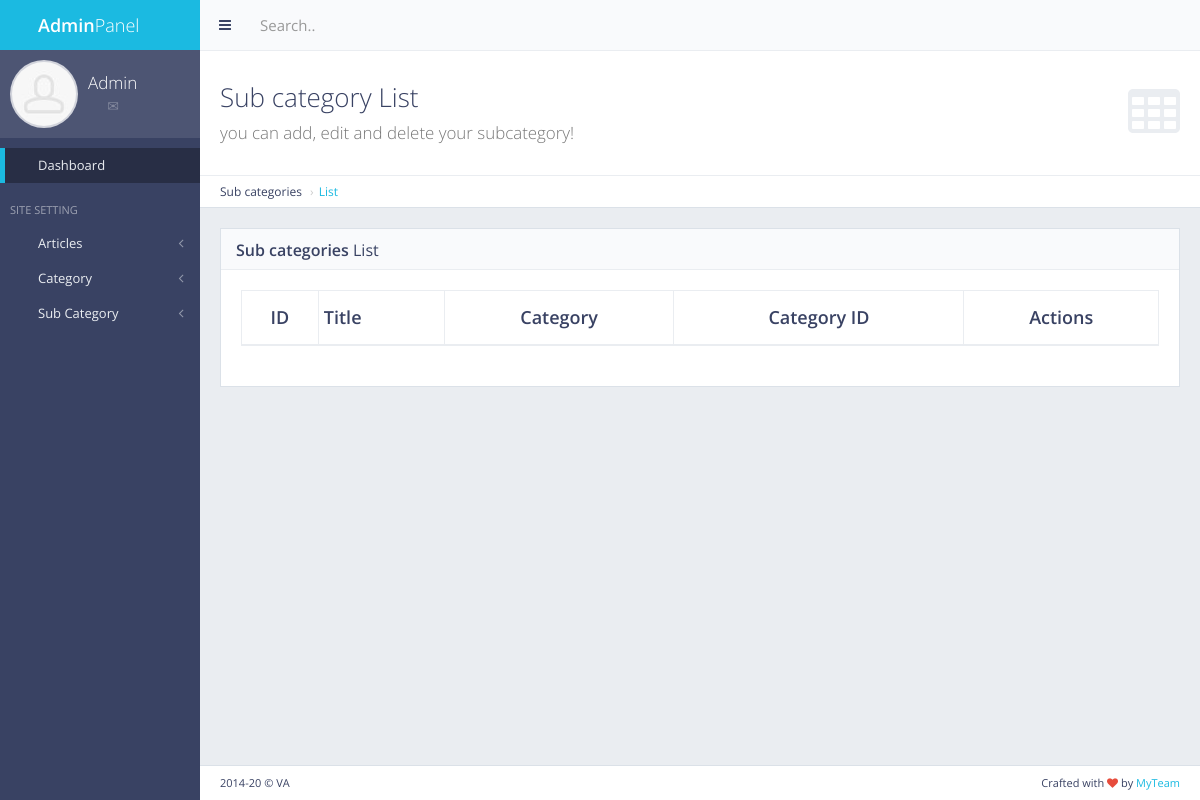
The app's page /panel/subcategory/list, older data.
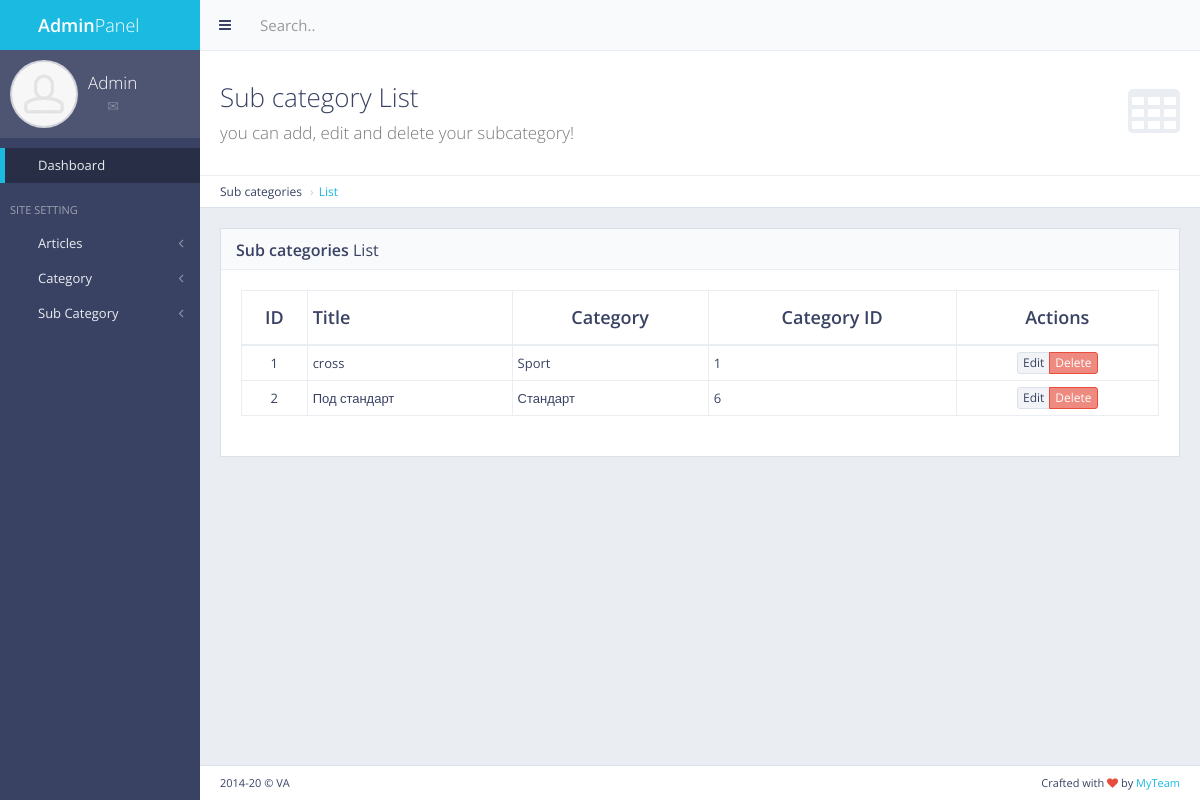
The same page, newer data.
### subcat/models.py (models this page shows, shortened)
class SubCategory(models.Model):
    name = models.CharField(max_length=50)
    catname = models.CharField(max_length=50)
    catid = models.IntegerField()

### subcat/views.py (the view)
# urls.py: path('panel/subcategory/list', subcat_list, name='subcat_list'),
def subcat_list(request):
    subcats = SubCategory.objects.all()
    return render(request, 'back/subcat_list.html', {'subcats': subcats})

### main/templates/back/subcat_list.html (shortened to what this page needs)
{% extends 'back/master.html' %}
{% load static %}
{% block mainblock %}
    <div class="content-header">
        <div class="header-section">
            <h1>
                <i class="fa fa-table"></i>Sub category List<br><small>you can add, edit and delete your subcategory!</small>
            </h1>
        </div>
    </div>
    <ul class="breadcrumb breadcrumb-top">
        <li>Sub categories</li>
        <li><a href="{% url 'articles_list' %}">List</a></li>
    </ul>
    <div class="block full">
        <div class="block-title">
            <h2><strong>Sub categories</strong> List</h2>
        </div>
        <div class="table-responsive">
            <table id="example-datatable" class="table table-vcenter table-condensed table-bordered">
                <thead>
                <tr>
                    <th class="text-center">ID</th>
                    <th>Title</th>
                    <th class="text-center">Category</th>
                    <th class="text-center">Category ID</th>
                    <th class="text-center">Actions</th>
                </tr>
                </thead>
                <tbody>
                {% for cc in subcats %}
                <tr>
                    <td class="text-center">{{ cc.pk }}</td>
                    <td>{{ cc.name }}</td>
                    <td>{{ cc.catname }}</td>
                    <td>{{ cc.catid }}</td>
                    <td class="text-center">
                        <div class="btn-group">
                            <a href="javascript:void(0)" data-toggle="tooltip" title="Edit"
                               class="btn btn-xs btn-default">Edit</a>
                            <a href="{% url 'articles_del' pk=cc.pk %}" data-toggle="tooltip" title="Delete"
                               class="btn btn-xs btn-danger">Delete</a>
                        </div>
                    </td>
                </tr>
                {% endfor %}
                </tbody>
            </table>
        </div>
    </div>
{% endblock %}

Row changes from the older to the newer data that the page shows:
added SubCategory: pk "1", name "cross", catname "Sport", catid "1"
added SubCategory: pk "2", name "Под стандарт", catname "Стандарт", catid "6"
